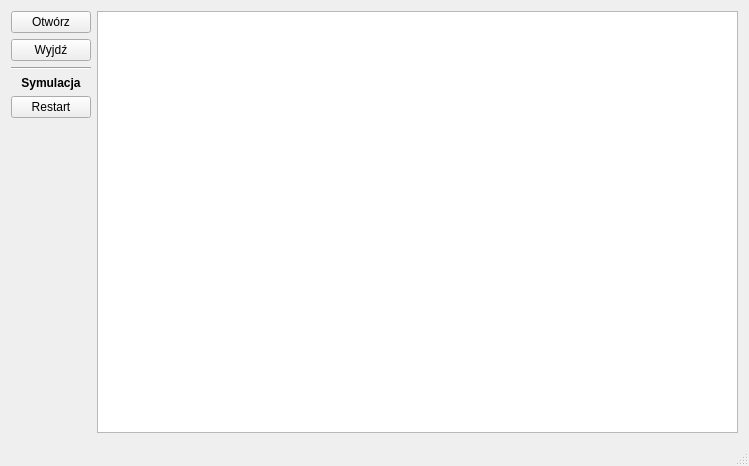
<?xml version="1.0" encoding="UTF-8"?>
<ui version="4.0">
 <class>MainWindow</class>
 <widget class="QMainWindow" name="MainWindow">
  <property name="geometry">
   <rect>
    <x>0</x>
    <y>0</y>
    <width>749</width>
    <height>466</height>
   </rect>
  </property>
  <property name="windowTitle">
   <string>MainWindow</string>
  </property>
  <widget class="QWidget" name="centralWidget">
   <layout class="QGridLayout" name="gridLayout_2">
    <item row="0" column="0">
     <layout class="QGridLayout" name="gridLayout">
      <item row="0" column="0">
       <layout class="QVBoxLayout" name="verticalLayout">
        <item>
         <widget class="QPushButton" name="buttonOpen">
          <property name="text">
           <string>Otwórz</string>
          </property>
         </widget>
        </item>
        <item>
         <widget class="QPushButton" name="buttonExit">
          <property name="text">
           <string>Wyjdź</string>
          </property>
         </widget>
        </item>
        <item>
         <widget class="Line" name="lineSimulation">
          <property name="orientation">
           <enum>Qt::Horizontal</enum>
          </property>
         </widget>
        </item>
        <item>
         <widget class="QLabel" name="labelSimulation">
          <property name="text">
           <string>&lt;!DOCTYPE HTML PUBLIC &quot;-//W3C//DTD HTML 4.0//EN&quot; &quot;http://www.w3.org/TR/REC-html40/strict.dtd&quot;&gt;
&lt;html&gt;&lt;head&gt;&lt;meta name=&quot;qrichtext&quot; content=&quot;1&quot; /&gt;&lt;style type=&quot;text/css&quot;&gt;
p, li { white-space: pre-wrap; }
&lt;/style&gt;&lt;/head&gt;&lt;body style=&quot; font-family:'MS Shell Dlg 2'; font-size:8.25pt; font-weight:400; font-style:normal;&quot;&gt;
&lt;p align=&quot;center&quot; style=&quot; margin-top:0px; margin-bottom:0px; margin-left:0px; margin-right:0px; -qt-block-indent:0; text-indent:0px;&quot;&gt;&lt;span style=&quot; font-size:9pt; font-weight:600;&quot;&gt;Symulacja&lt;/span&gt;&lt;/p&gt;&lt;/body&gt;&lt;/html&gt;</string>
          </property>
          <property name="textFormat">
           <enum>Qt::RichText</enum>
          </property>
          <property name="alignment">
           <set>Qt::AlignCenter</set>
          </property>
         </widget>
        </item>
        <item>
         <widget class="QPushButton" name="buttonRestart">
          <property name="text">
           <string>Restart</string>
          </property>
         </widget>
        </item>
        <item>
         <spacer name="verticalSpacer">
          <property name="orientation">
           <enum>Qt::Vertical</enum>
          </property>
          <property name="sizeHint" stdset="0">
           <size>
            <width>20</width>
            <height>40</height>
           </size>
          </property>
         </spacer>
        </item>
       </layout>
      </item>
      <item row="1" column="0" colspan="2">
       <layout class="QHBoxLayout" name="horizontalLayout"/>
      </item>
      <item row="0" column="1">
       <widget class="FLVizGv" name="grv"/>
      </item>
     </layout>
    </item>
   </layout>
  </widget>
  <widget class="QStatusBar" name="statusBar"/>
 </widget>
 <layoutdefault spacing="6" margin="11"/>
 <customwidgets>
  <customwidget>
   <class>FLVizGv</class>
   <extends>QGraphicsView</extends>
   <header location="global">flvizgv.h</header>
  </customwidget>
 </customwidgets>
 <resources/>
 <connections/>
</ui>
